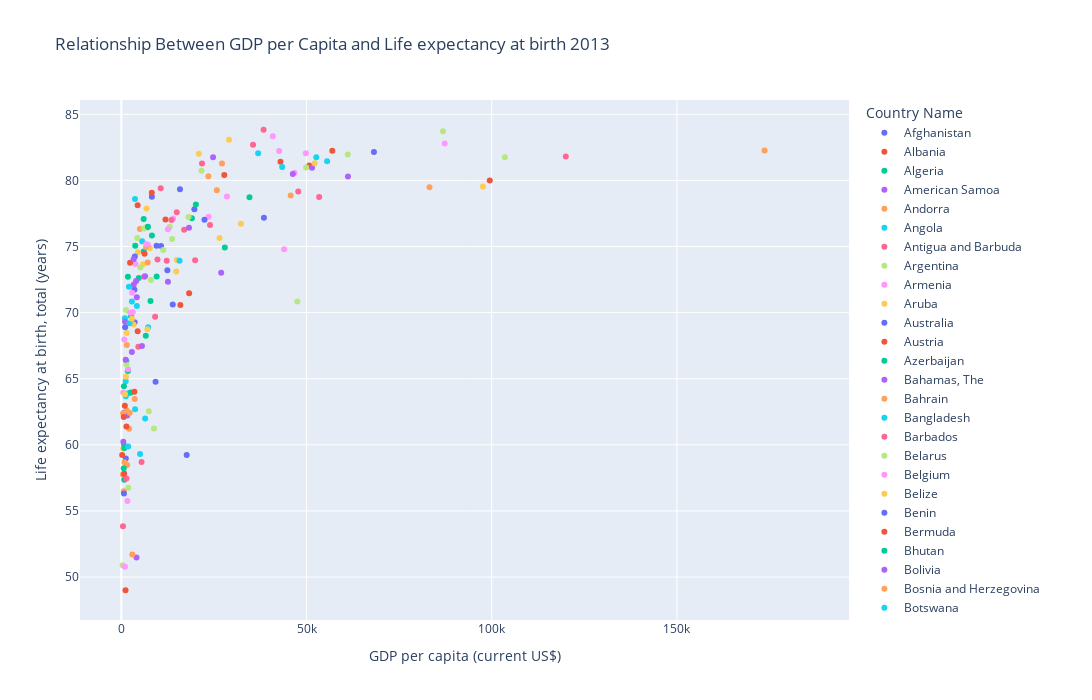

Notebook source saved alongside this figure:
### Code cell
scatterplot_gdp_lifeexp = px.scatter(merged_gdp_lifeex_13, 
                            x="GDP per capita (current US$)", 
                            y="Life expectancy at birth, total (years)", 
                            color="Country Name",
                            title ="Relationship Between GDP per Capita and Life expectancy at birth 2013",
                            #text="Country Code",
                            width=1100,     
                            height=700
)
scatterplot_gdp_lifeexp.show()
